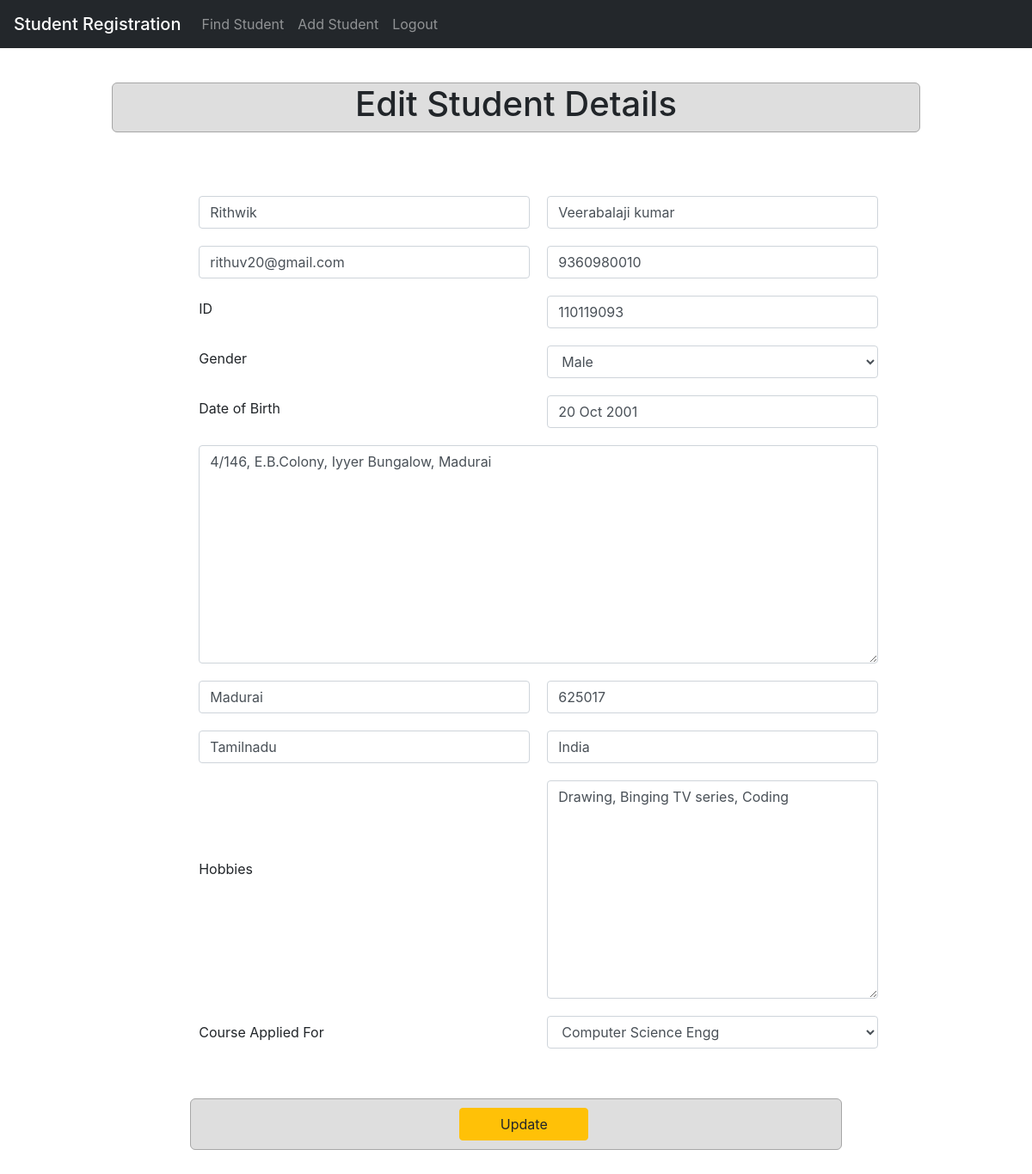
/editStudentDetails/110119093/, run on the app's committed database.
### StudentRegistration/models.py (models this page shows, shortened)
class StudentInfo(models.Model):
    HOBBIES_CHOICES = (
        ('Drawing', 'Drawing'),
        ('Singing', 'Singing'),
        ('Dancing', 'Dancing'),
        ('Cooking', 'Cooking'),
        ('Others', 'Others')
    )
    COURSE_APPLIED_CHOICES = (('Computer Science Engg', 'Computer Science Engg'), ('Electronics and Communication Engg', 'Electronics and Communication Engg'),
                              ('Mechanical Engg', 'Mechanical Engg'), ('Electrical and Electronics Engg', 'Electrical and Electronics Engg'),
                              ('Instrumentation and Control Engg', 'Instrumentation and Control Engg'), ('Chemical Engg', 'Chemical Engg'),
                              ('Metalurgy Engg', 'Metalurgy Engg'), ('Production Engg', 'Production Engg'), ('Civil Engg', 'Civil Engg'))
    GENDER_CHOICES = (
        ('Male', 'Male'),
        ('Female', 'Female'),
        ('Other', 'Other'),
    )
    First_name = models.CharField(max_length=200, default='')
    Last_name = models.CharField(max_length=200, default='')
    Email = models.EmailField(default='')
    Mobile_number = models.CharField(max_length=10, default='')
    id = models.CharField(max_length=9, primary_key=True, default='')
    Gender = models.CharField(max_length=30, choices=GENDER_CHOICES, default='')
    Date_of_birth = models.DateField(blank=True, null=True, default='')
    Address = models.TextField(max_length=500, default='')
    Pin_code = models.CharField(max_length=10, default='')
    City = models.CharField(max_length=50, default='')
    State = models.CharField(max_length=50, default='')
    Country = models.CharField(max_length=50, default='')
    Hobbies = models.TextField(max_length=200, default='')
    Course_applied = models.CharField(max_length=50, choices=COURSE_APPLIED_CHOICES, default='')

### StudentRegistration/views.py (the view)
# urls.py: path('editStudentDetails/<int:pk>/', views.edit_StudentDetails, name='edit_StudentDetails'),
def edit_StudentDetails(request, pk):
    template = 'StudentRegistration/add_student.html'
    print('something')
    student = get_object_or_404(StudentInfo, pk=pk)
    if request.method == 'POST':
        form = StudentInfoForm(request.POST, instance=student)
        print(form.is_valid())
        if form.is_valid():
            print(form)
            student = form.save(commit=True)
            student.save()
            messages.success(request, 'Student Info updated successfully !')
            return redirect('/searchStudentDetails/')
    else:
        form = StudentInfoForm(instance=student)
    return render(request, template, {'form': form, 'student': student})

### StudentRegistration/templates/StudentRegistration/add_student.html (shortened to what this page needs)
{% extends "StudentRegistration/base.html" %}
{% block content %}
	<div class="container col-md-10 ">
		<br><br><br><br>
			<div class="container col-md-12 ">
				{% with url_name=request.resolver_match.url_name %}
					{% if url_name == 'add_StudentInfo' %}
				<section id="home"><h1>Register Student</h1></section>
					{% elif url_name == 'edit_StudentDetails' %}
				<section id="edit"><h1>Edit Student Details</h1></section>
					{% endif %}
				{% endwith %}
			</div>
			<br>
			<br>
			<div class="container col-md-11" >
				<form method="post" action="" class="container col-md-11 ">
					<table>
						<tr>
							<div>
								<td>{{ form.First_name}}</td>
								<td>{{ form.Last_name}}</td>
							</div>
						</tr>
						<tr>
							<div class="form-group">
								<td>{{ form.Email}}</td>
								<td>{{ form.Mobile_number}}</td>
							</div>
						</tr>
						<tr>
						<tr>
							<td><label>ID</label></td>
							<td>{{ form.id }}</td>
						</tr>
						<tr>
							<td><label>Gender</label></td>
							<td>{{ form.Gender }}</td>
						</tr>
						<tr>
							<td><label>Date of Birth</label></td>
							<td>{{ form.Date_of_birth }}</td>
						</tr>
						<tr>
							<td colspan="2">
								{{ form.Address }}
							</td>
						</tr>
						<tr>
							<td>{{ form.City }}</td>
							<td>{{ form.Pin_code }}</td>
						</tr>
						<tr>
							<td>{{ form.State }}</td>
							<td>{{ form.Country }}</td>
						</tr>
						<tr>
							<td>Hobbies <br><br><br></td>
							<td>
								{{ form.Hobbies }}
							</td>
						</tr>
						<tr>
							<td>Course Applied For</td>
							<td>{{ form.Course_applied }}</td>
						</tr>
					</table><br><br>
					<div class="container col-md-12" style="background-color: #dedede; border: solid #a6a6a6 1px; border-radius: 6px ">
						<div class="container col-md-3">
							{% with url_name=request.resolver_match.url_name %}
								{% if url_name == 'add_StudentInfo' %}
									<button type="submit" class="btn btn-success" value="Submit" >Submit</button>
								{% elif url_name == 'edit_StudentDetails' %}
									<button type="submit" class="btn btn-warning" value="Submit" >Update</button>
								{% endif %}
							{% endwith %}
						</div>
					</div>
					<br>
				</form>
				<br>
			</div>
			<br>
		<br>
	</div>
<br><br><br>
{% endblock %}

### StudentRegistration/templates/StudentRegistration/add_student.html (style rules this page uses)
table { width: 810px; }
td { padding: 10px; width: 50%; }
section { text-align: center; font-size: 50px; background-color: #dedede; border: solid #a6a6a6 1px; border-radius: 6px; }
button { width: 150px; margin: 10px; }

### data on the page
StudentInfo: First_name "Rithwik", Last_name "Veerabalaji kumar", Email "rithuv20@gmail.com", Mobile_number "9360980010", id "110119093", Gender "Male", Date_of_birth "20 Oct 2001", Address "4/146, E.B.Colony, Iyyer Bungalow, Madurai", City "Madurai", Pin_code "625017", State "Tamilnadu", Country "India", Hobbies "Drawing, Binging TV series, Coding", Course_applied "Computer Science Engg"
